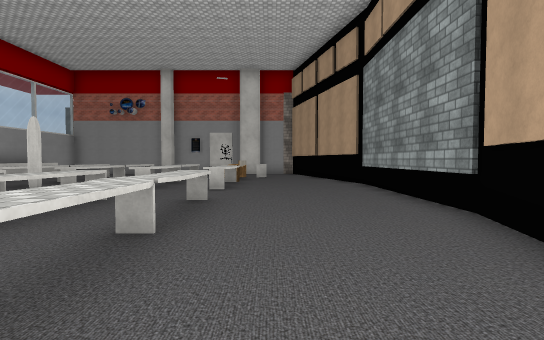
[1] (above)

14 first-person views from a walk through a 3-D level made in the Unity game engine. The camera is 1.5 m above the floor, tilts 2° down and sees 85° across. The floor is counted in squares, 2 m on a side. Each view is taken from the middle of a square. On the plan, view 1 faces up. The plan holds only what a view shows up to about 10 squares ahead; the rest is blank. The place goes on beyond the plan. The player is left out. Some surface patterns are stand-ins.

[2]
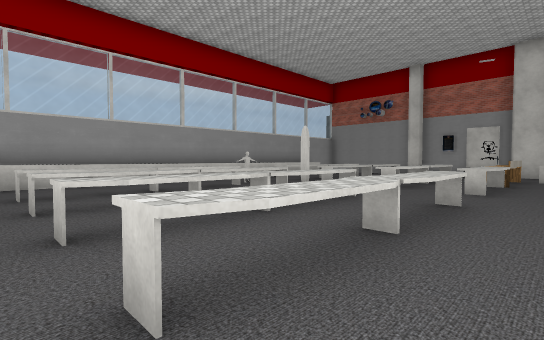

[3]
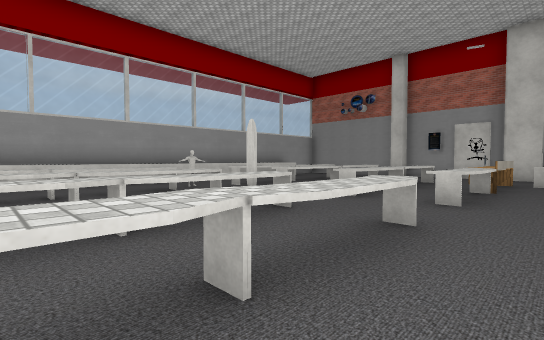

[4]
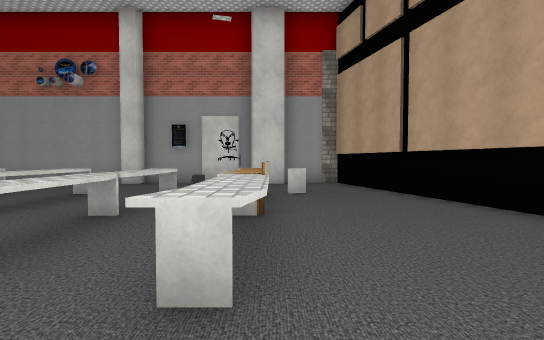

[5]
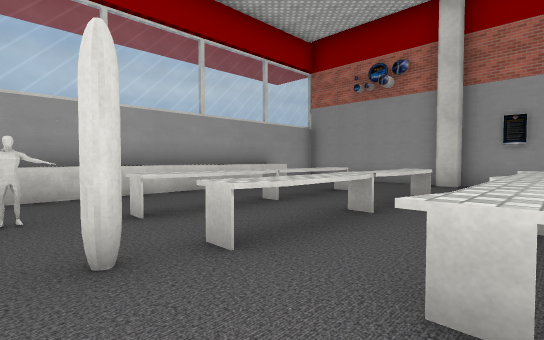

[6]
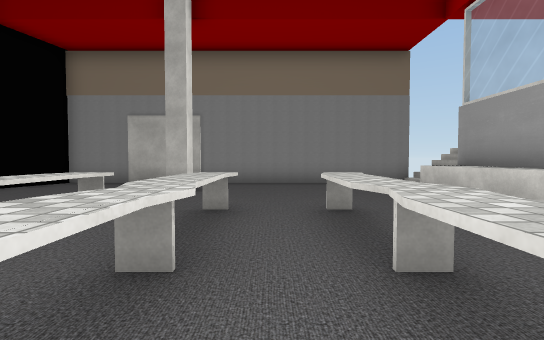

[7]
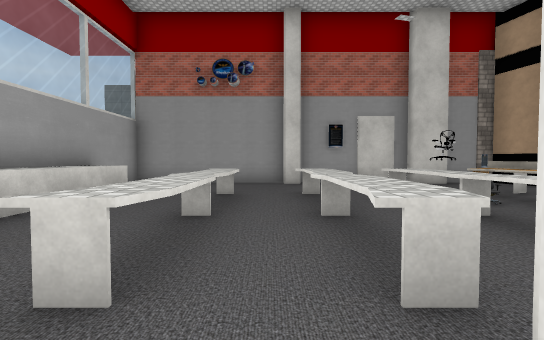

[8]
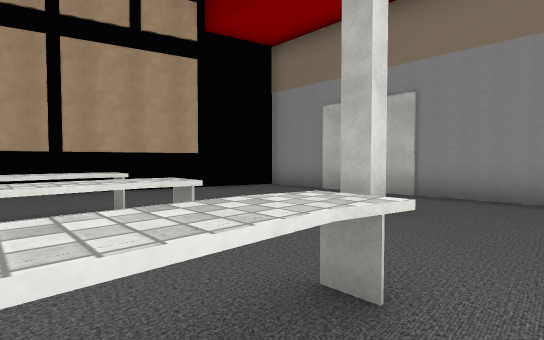

[9]
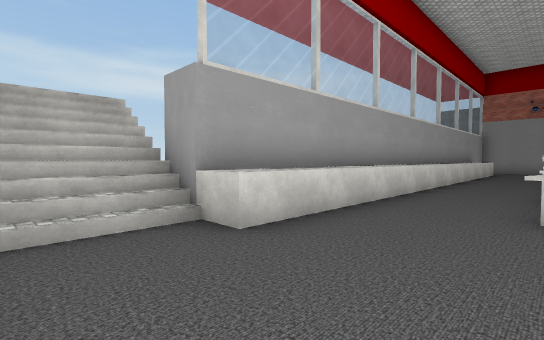

[10]
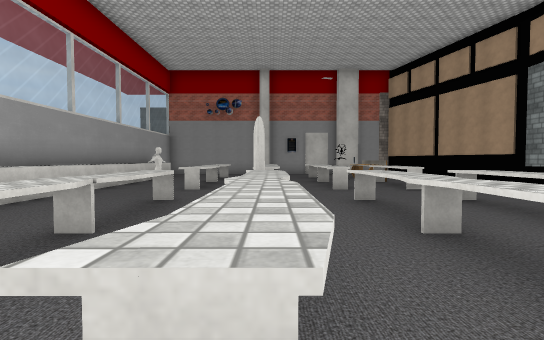

[11]
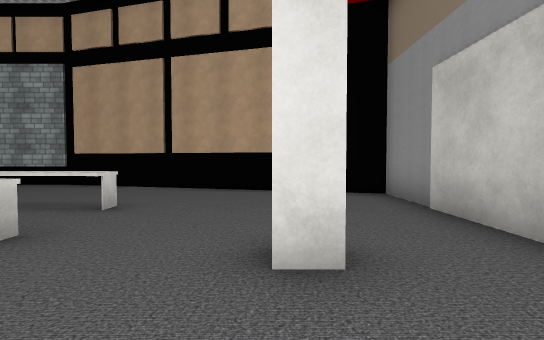

[12]
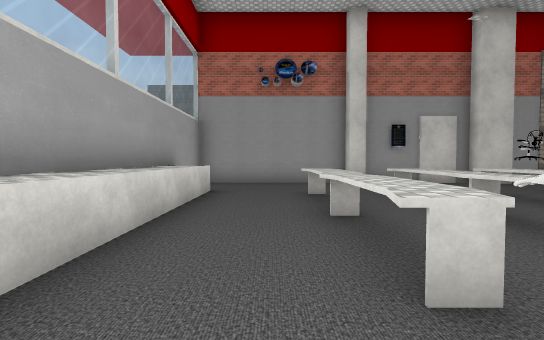

[13]
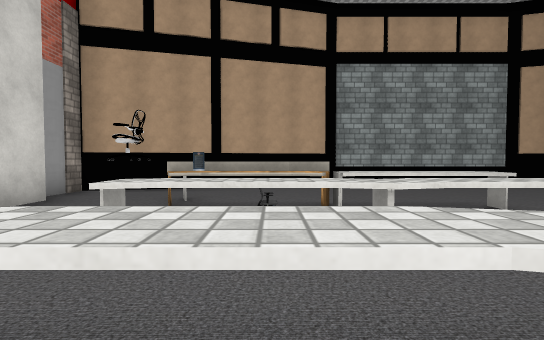

[14]
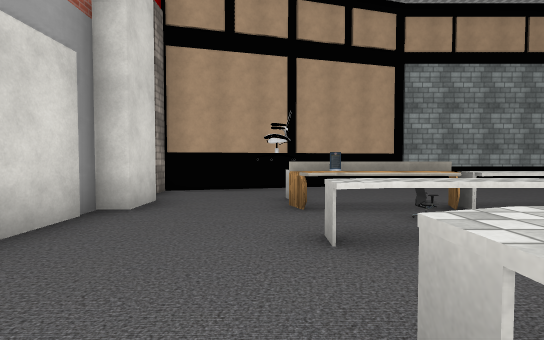

### Floor plan
Key: @ floor where view 1 was taken; # wall or solid block; x gap in a wall; . floor; / step, stairs or slope; ^ raised ledge; O other object.
Columns run from 13 left of view 1 to 3 right of it. Each row starts with its distance up from view 1.
 16   ##############
 15   #............#
 14   #............#
 13    ^.......O#..#
 12    ^..^.^x^O^..##
 11    ^..^.^.^O^...#
 10    ^..^.^x^#^...#
  9    ^..^.^.^.^...#
  8    ^..^.^x^x^...#
  7    ^............#
  6    ^..#.........#
  5    ^..^.^x^x^...#
  4    ^..^.^.^.^...#
  3    ^..^.^.^.^...#
  2    ^..^.^.^.^...
  1    ^..^.^x^x^..#
  0    ^.........@.#
 -1    ^...........#
 -2   #^.....#.....
 -3 ///...........#
 -4 ///...........#
 -5    ############

Where each view was taken, in squares from view 1:
view 1: 0 up, 0 right, facing up
view 2: 0 up, 0 right, facing up-left
view 3: 2 up, 0 right, facing up-left
view 4: 6 up, 1 left, facing up
view 5: 6 up, 3 left, facing up-left
view 6: 5 up, 6 left, facing down
view 7: 6 up, 6 left, facing up
view 8: 2 up, 6 left, facing down-right
view 9: 4 down, 7 left, facing up-left
view 10: 0 up, 5 left, facing up
view 11: 2 down, 6 left, facing right
view 12: 6 up, 8 left, facing up
view 13: 11 up, 6 left, facing right
view 14: 13 up, 6 left, facing right
